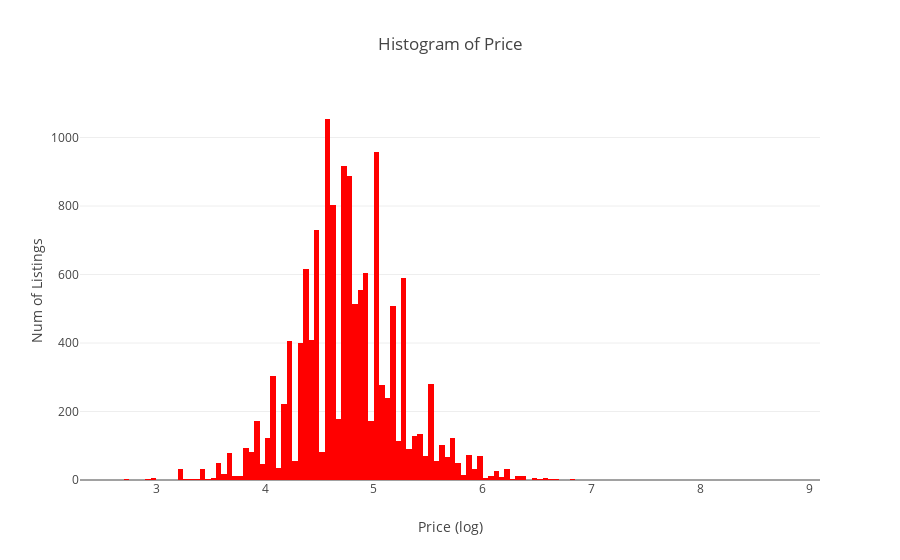

Notebook code cell kept with this figure:
### Markdown cell above
the histogram is skewed, so we do the logarithm

### Code cell
# Plot a histogram of price
trace = go.Histogram(x=np.log(df["price"]),
                     marker=dict(color="red"))

layout = go.Layout(xaxis=dict(title="Price (log)"),
                   yaxis=dict(title="Num of Listings"),
                   title="Histogram of Price")
data = [trace]
fig = go.Figure(data=data,layout=layout)
iplot(fig)

### Figure 1 — Plotly figure (JSON) as saved in the notebook; plotly's stock layout.template omitted (floating-point values rounded to 4 significant figures; data arrays with more than 128 entries replaced by an {"elided": "..."} marker saying what was removed)
{"data": [{"marker": {"color": "red"}, "type": "histogram", "uid": "60cf263e-1fb4-4193-b580-6885313f1431", "x": {"elided": "13849 float values"}}], "layout": {"title": {"text": "Histogram of Price"}, "xaxis": {"title": {"text": "Price (log)"}}, "yaxis": {"title": {"text": "Num of Listings"}}}}
